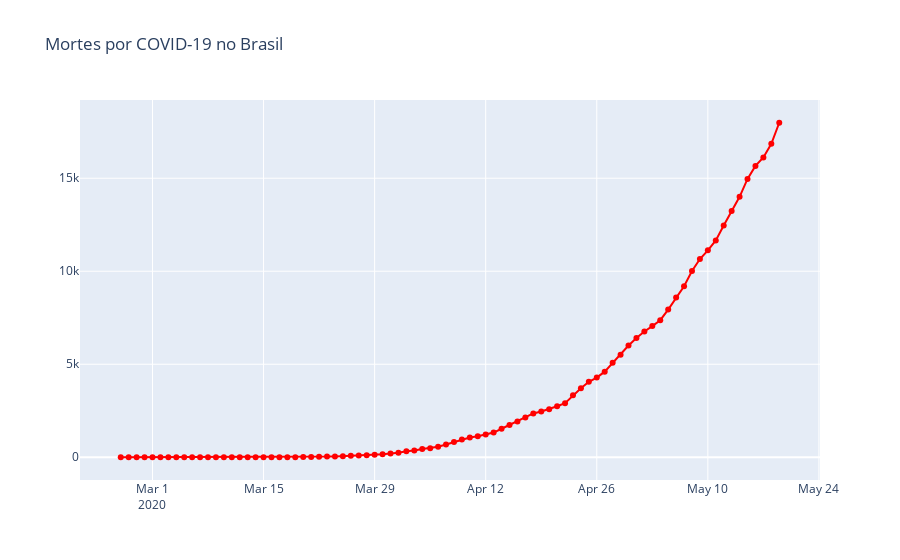

The notebook cell this image was saved under:
### Markdown cell above
# Mortes

### Code cell
fig = go.Figure()

fig.add_trace(
    go.Scatter(x=brazil.observationdate, y=brazil.deaths, name='Mortes',
              mode='lines+markers', line={'color': 'red'})
)

# Layout
fig.update_layout(title='Mortes por COVID-19 no Brasil')
fig.show()
